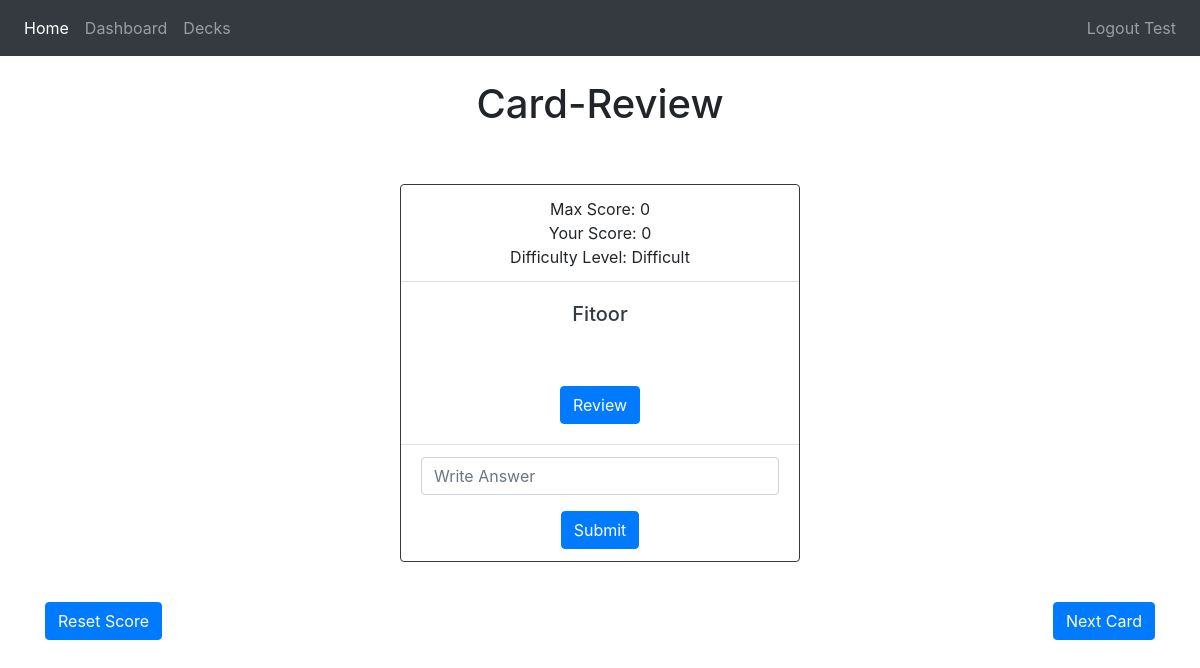
The app's page /decks/3/review/11 (signed in) with its own data.
### flashapp/database/models.py (models this page shows)
class User(db.Model, UserMixin):
    id = db.Column(db.Integer, primary_key=True)
    email = db.Column(db.String(150), unique=True)
    password = db.Column(db.String(150))
    first_name = db.Column(db.String(150))
    decks = db.relationship('Deck')
    crt_dt = db.Column(db.DateTime(timezone=True), default=func.now())
    updt_dt = db.Column(db.DateTime(timezone=True), default=func.now())

class Card(db.Model):
    card_id = db.Column(db.Integer, primary_key=True)
    deck_id = db.Column(db.Integer, db.ForeignKey('deck.deck_id'))
    card_ques = db.Column(db.String(1500), nullable=False)
    card_ans = db.Column(db.String(1500), nullable=False)
    diff_level = db.Column(db.String(10), nullable=False)
    score = db.Column(db.Integer, default=0)
    crt_dt = db.Column(db.DateTime(timezone=True), default=func.now())
    updt_dt = db.Column(db.DateTime(timezone=True), default=func.now())

### flashapp/controller.py (the view, shortened to what this page needs)
@views.route('/decks/<deck_id>/review/<card_id>', methods=['GET', 'POST'])
@login_required
def deck_review(deck_id, card_id):
    deck = Deck.query.filter_by(deck_id=deck_id).first()
    card = Card.query.filter_by(card_id=card_id).first()
    next_card = choose_next_card(deck, card)
    return render_template("review.html", user=current_user, deck=deck, card=card, next_card=next_card)

### flashapp/app.py (called while the page is built)
def create_app():
    app = Flask(__name__)
    app.config.from_object(Config)
    db.init_app(app)
    app.app_context().push()
    app.register_blueprint(views, url_prefix='/')
    app.register_blueprint(auth, url_prefix='/')
    create_database(app)
    login_manager = LoginManager()
    login_manager.login_view = 'views.login'
    login_manager.init_app(app)
    @login_manager.user_loader
    def load_user(id):
        return User.query.get(int(id))
    return app

### flashapp/templates/review.html (shortened to what this page needs)
{% extends "base.html" %} {% block title %}Card-Review{% endblock %} {% block content
%}<h1 align="center">Card-Review</h1>
    <div class="center">
    <br/><br/>
   <div class="card mb-3 text-center border-dark mx-auto" style="max-width: 25rem;">
  <div class="card-header bg-transparent">
      Max Score: {{ card.score }}
      <br/>Your Score: {{ card.score }}
      <br/>Difficulty Level: {{ card.diff_level }}
      </div>
  <div class="card-body text-dark">
    <h5 class="card-title">{{ card.card_ques }}</h5>
      <br/>
    <br/>
      <div class="text-center"><button type="button" class="btn btn-primary" onclick="myFunction()">Review</button></div>
  </div>
  <div class="card-footer bg-transparent">
<form method="POST">
  <div class="form-group">
    <input
      type="text"
      class="form-control"
      id="answer"
      name="answer"
      placeholder="Write Answer"
    />
  </div>
  <button type="submit" class="btn btn-primary">Submit</button>
</form>
  </div>
</div>
    <br/>
    {% if next_card!=None %}
    <a class="btn btn-primary float-right" href="/decks/{{ deck.deck_id }}/review/{{ next_card.card_id }}" role="button">Next Card</a>
        {% else %}
        <button type="button" class="btn btn-primary float-right" disabled>Next Card</button>
    {% endif %}
    <button type="button" class="btn btn-primary" data-toggle="modal" data-target="#exampleModalCenter2">
  Reset Score
</button>
    </div>
{% endblock %}

### flashapp/templates/base.html (shortened to what this page needs)
<!DOCTYPE html>
<html>
  <head>
    <link rel=stylesheet type=text/css href="{{ url_for('static', filename='style.css') }}"/>
    <link
      rel="stylesheet"
      href="https://stackpath.bootstrapcdn.com/bootstrap/4.4.1/css/bootstrap.min.css"
    />
    <link
      rel="stylesheet"
      href="https://stackpath.bootstrapcdn.com/font-awesome/4.7.0/css/font-awesome.min.css"
    />
  </head>
  <body>
    <nav class="navbar navbar-expand-lg navbar-dark bg-dark">
      <div class="collapse navbar-collapse" id="navbar">
        <ul class="navbar-nav mr-auto">
            <li class="nav-item active">
                <a class="nav-link" href="/">Home <span class="sr-only">(current)</span></a>
            </li>
            <li class="nav-item">
                {% if user.is_authenticated %}
                <a class="nav-link" href="/dashboard">Dashboard</a>
                {% endif %}
            </li>
            <li class="nav-item">
                {% if user.is_authenticated %}
                <a class="nav-link" href="/decks">Decks</a>
                {% endif %}
            </li>
        </ul>
          <ul class="navbar-nav">
              <li class="nav-item">
                  {% if user.is_authenticated %}
                  <a class="nav-link" id="logout" href="/logout">Logout {{ user.first_name }}</a>
                  {% endif %}
              </li>
          </ul>
      </div>
    </nav>
    <div class="container">{% block content %} {% endblock %}</div>
  </body>
</html>

### flashapp/static/style.css (style rules this page uses)
.float-right { max-width: 50%; height: auto; }
.center { margin: auto; }

### records on screen
User: first_name "Test"
Card: score "0", diff_level "Difficult", card_ques "Fitoor"
